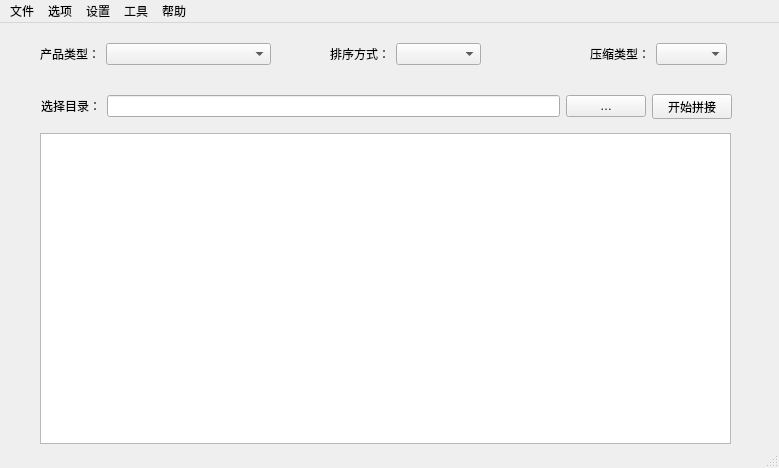
<?xml version="1.0" encoding="UTF-8"?>
<ui version="4.0">
 <class>MainWindow</class>
 <widget class="QMainWindow" name="MainWindow">
  <property name="geometry">
   <rect>
    <x>0</x>
    <y>0</y>
    <width>779</width>
    <height>468</height>
   </rect>
  </property>
  <property name="windowTitle">
   <string>日志拼接工具V0.1</string>
  </property>
  <widget class="QWidget" name="centralwidget">
   <widget class="QPlainTextEdit" name="plainTxtEditLog">
    <property name="geometry">
     <rect>
      <x>40</x>
      <y>110</y>
      <width>691</width>
      <height>311</height>
     </rect>
    </property>
   </widget>
   <widget class="QWidget" name="layoutWidget">
    <property name="geometry">
     <rect>
      <x>41</x>
      <y>71</y>
      <width>691</width>
      <height>25</height>
     </rect>
    </property>
    <layout class="QHBoxLayout" name="horizontalLayout_4">
     <item>
      <widget class="QLabel" name="lableDir">
       <property name="sizePolicy">
        <sizepolicy hsizetype="Fixed" vsizetype="Fixed">
         <horstretch>0</horstretch>
         <verstretch>0</verstretch>
        </sizepolicy>
       </property>
       <property name="text">
        <string>选择目录：</string>
       </property>
      </widget>
     </item>
     <item>
      <widget class="QLineEdit" name="lineEdtDir"/>
     </item>
     <item>
      <widget class="QPushButton" name="btnOpenFile">
       <property name="sizePolicy">
        <sizepolicy hsizetype="Fixed" vsizetype="Fixed">
         <horstretch>0</horstretch>
         <verstretch>0</verstretch>
        </sizepolicy>
       </property>
       <property name="text">
        <string>…</string>
       </property>
      </widget>
     </item>
     <item>
      <widget class="QPushButton" name="btnRun">
       <property name="sizePolicy">
        <sizepolicy hsizetype="Fixed" vsizetype="Fixed">
         <horstretch>0</horstretch>
         <verstretch>0</verstretch>
        </sizepolicy>
       </property>
       <property name="text">
        <string>开始拼接</string>
       </property>
      </widget>
     </item>
    </layout>
   </widget>
   <widget class="QWidget" name="layoutWidget">
    <property name="geometry">
     <rect>
      <x>40</x>
      <y>20</y>
      <width>231</width>
      <height>22</height>
     </rect>
    </property>
    <layout class="QHBoxLayout" name="horizontalLayout_3">
     <item>
      <widget class="QLabel" name="labelProduct">
       <property name="sizePolicy">
        <sizepolicy hsizetype="Fixed" vsizetype="Fixed">
         <horstretch>0</horstretch>
         <verstretch>0</verstretch>
        </sizepolicy>
       </property>
       <property name="text">
        <string>产品类型：</string>
       </property>
      </widget>
     </item>
     <item>
      <widget class="QComboBox" name="cbBoxProduct"/>
     </item>
    </layout>
   </widget>
   <widget class="QWidget" name="layoutWidget">
    <property name="geometry">
     <rect>
      <x>330</x>
      <y>20</y>
      <width>151</width>
      <height>22</height>
     </rect>
    </property>
    <layout class="QHBoxLayout" name="horizontalLayout_2">
     <item>
      <widget class="QLabel" name="labelOrder">
       <property name="sizePolicy">
        <sizepolicy hsizetype="Fixed" vsizetype="Fixed">
         <horstretch>0</horstretch>
         <verstretch>0</verstretch>
        </sizepolicy>
       </property>
       <property name="text">
        <string>排序方式：</string>
       </property>
      </widget>
     </item>
     <item>
      <widget class="QComboBox" name="cbBoxOrder"/>
     </item>
    </layout>
   </widget>
   <widget class="QWidget" name="layoutWidget">
    <property name="geometry">
     <rect>
      <x>590</x>
      <y>20</y>
      <width>137</width>
      <height>22</height>
     </rect>
    </property>
    <layout class="QHBoxLayout" name="horizontalLayout">
     <item>
      <widget class="QLabel" name="labelZipType">
       <property name="text">
        <string>压缩类型：</string>
       </property>
      </widget>
     </item>
     <item>
      <widget class="QComboBox" name="cbBoxZipType"/>
     </item>
    </layout>
   </widget>
  </widget>
  <widget class="QMenuBar" name="menubar">
   <property name="geometry">
    <rect>
     <x>0</x>
     <y>0</y>
     <width>779</width>
     <height>23</height>
    </rect>
   </property>
   <widget class="QMenu" name="menu_Functions">
    <property name="title">
     <string>工具</string>
    </property>
    <addaction name="action_MD5Func"/>
    <addaction name="separator"/>
    <addaction name="action_OtherFuncs"/>
    <addaction name="separator"/>
   </widget>
   <widget class="QMenu" name="menu_Help">
    <property name="title">
     <string>帮助</string>
    </property>
    <addaction name="action_about"/>
   </widget>
   <widget class="QMenu" name="menu_Options">
    <property name="title">
     <string>选项</string>
    </property>
   </widget>
   <widget class="QMenu" name="menu_Tools">
    <property name="title">
     <string>设置</string>
    </property>
   </widget>
   <widget class="QMenu" name="menu_File">
    <property name="title">
     <string>文件</string>
    </property>
   </widget>
   <addaction name="menu_File"/>
   <addaction name="menu_Options"/>
   <addaction name="menu_Tools"/>
   <addaction name="menu_Functions"/>
   <addaction name="menu_Help"/>
  </widget>
  <widget class="QStatusBar" name="statusbar"/>
  <action name="action_MD5Func">
   <property name="text">
    <string>计算MD5</string>
   </property>
  </action>
  <action name="action_OtherFuncs">
   <property name="text">
    <string>其他功能</string>
   </property>
  </action>
  <action name="action_about">
   <property name="text">
    <string>关于</string>
   </property>
  </action>
 </widget>
 <resources/>
 <connections/>
</ui>
